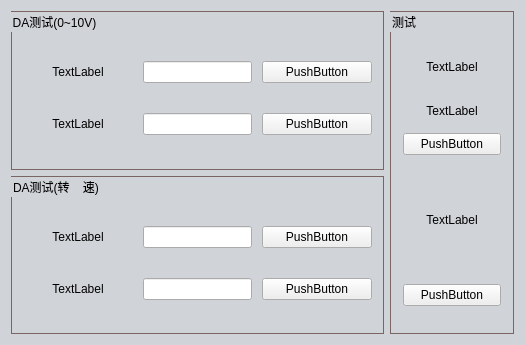
<?xml version="1.0" encoding="UTF-8"?>
<ui version="4.0">
 <class>QWidgetShowParams_ZM662DAConfig</class>
 <widget class="QWidget" name="QWidgetShowParams_ZM662DAConfig">
  <property name="geometry">
   <rect>
    <x>0</x>
    <y>0</y>
    <width>525</width>
    <height>345</height>
   </rect>
  </property>
  <property name="windowTitle">
   <string>Form</string>
  </property>
  <property name="styleSheet">
   <string notr="true">QWidget#QWidgetShowParams_ZM662DAConfig
{
	background-color:#D0D3D8;
}</string>
  </property>
  <layout class="QGridLayout" name="gridLayout">
   <item row="0" column="0">
    <layout class="QHBoxLayout" name="horizontalLayout" stretch="3,1">
     <item>
      <layout class="QVBoxLayout" name="verticalLayout">
       <item>
        <widget class="QGroupBox" name="groupBox">
         <property name="styleSheet">
          <string notr="true">QWidget#groupBox
{
	border:1px solid rgb(122, 100, 100);
}</string>
         </property>
         <property name="title">
          <string>DA测试(0~10V)</string>
         </property>
         <layout class="QVBoxLayout" name="verticalLayout_2">
          <property name="spacing">
           <number>0</number>
          </property>
          <property name="leftMargin">
           <number>9</number>
          </property>
          <property name="topMargin">
           <number>0</number>
          </property>
          <property name="rightMargin">
           <number>9</number>
          </property>
          <property name="bottomMargin">
           <number>0</number>
          </property>
          <item>
           <layout class="QHBoxLayout" name="horizontalLayout_2" stretch="1,1,1">
            <property name="spacing">
             <number>10</number>
            </property>
            <item>
             <widget class="QLabel" name="label_voltage1">
              <property name="layoutDirection">
               <enum>Qt::LeftToRight</enum>
              </property>
              <property name="text">
               <string>TextLabel</string>
              </property>
              <property name="alignment">
               <set>Qt::AlignCenter</set>
              </property>
             </widget>
            </item>
            <item>
             <widget class="QLineEditStandard" name="line_voltage1">
              <property name="alignment">
               <set>Qt::AlignCenter</set>
              </property>
             </widget>
            </item>
            <item>
             <widget class="QPushButton" name="btn_voltage1">
              <property name="text">
               <string>PushButton</string>
              </property>
             </widget>
            </item>
           </layout>
          </item>
          <item>
           <layout class="QHBoxLayout" name="horizontalLayout_3" stretch="1,1,1">
            <property name="spacing">
             <number>10</number>
            </property>
            <item>
             <widget class="QLabel" name="label_voltage2">
              <property name="text">
               <string>TextLabel</string>
              </property>
              <property name="alignment">
               <set>Qt::AlignCenter</set>
              </property>
             </widget>
            </item>
            <item>
             <widget class="QLineEditStandard" name="line_voltage2">
              <property name="alignment">
               <set>Qt::AlignCenter</set>
              </property>
             </widget>
            </item>
            <item>
             <widget class="QPushButton" name="btn_voltage2">
              <property name="text">
               <string>PushButton</string>
              </property>
             </widget>
            </item>
           </layout>
          </item>
         </layout>
        </widget>
       </item>
       <item>
        <widget class="QGroupBox" name="groupBox_2">
         <property name="styleSheet">
          <string notr="true">QWidget#groupBox_2
{
	border:1px solid rgb(122, 100, 100);
}</string>
         </property>
         <property name="title">
          <string>DA测试(转    速)</string>
         </property>
         <layout class="QGridLayout" name="gridLayout_2">
          <property name="leftMargin">
           <number>9</number>
          </property>
          <property name="topMargin">
           <number>0</number>
          </property>
          <property name="rightMargin">
           <number>9</number>
          </property>
          <property name="bottomMargin">
           <number>0</number>
          </property>
          <property name="spacing">
           <number>0</number>
          </property>
          <item row="0" column="0">
           <layout class="QHBoxLayout" name="horizontalLayout_6" stretch="1,1,1">
            <property name="spacing">
             <number>10</number>
            </property>
            <item>
             <widget class="QLabel" name="label_speed1">
              <property name="text">
               <string>TextLabel</string>
              </property>
              <property name="alignment">
               <set>Qt::AlignCenter</set>
              </property>
             </widget>
            </item>
            <item>
             <widget class="QLineEditStandard" name="line_speed1">
              <property name="alignment">
               <set>Qt::AlignCenter</set>
              </property>
             </widget>
            </item>
            <item>
             <widget class="QPushButton" name="btn_speed1">
              <property name="text">
               <string>PushButton</string>
              </property>
             </widget>
            </item>
           </layout>
          </item>
          <item row="1" column="0">
           <layout class="QHBoxLayout" name="horizontalLayout_7" stretch="1,1,1">
            <property name="spacing">
             <number>10</number>
            </property>
            <item>
             <widget class="QLabel" name="label_speed2">
              <property name="text">
               <string>TextLabel</string>
              </property>
              <property name="alignment">
               <set>Qt::AlignCenter</set>
              </property>
             </widget>
            </item>
            <item>
             <widget class="QLineEditStandard" name="line_speed2">
              <property name="alignment">
               <set>Qt::AlignCenter</set>
              </property>
             </widget>
            </item>
            <item>
             <widget class="QPushButton" name="btn_speed2">
              <property name="text">
               <string>PushButton</string>
              </property>
             </widget>
            </item>
           </layout>
          </item>
         </layout>
        </widget>
       </item>
      </layout>
     </item>
     <item>
      <widget class="QGroupBox" name="groupBox_3">
       <property name="styleSheet">
        <string notr="true">QWidget#groupBox_3
{
	border:1px solid rgb(122, 100, 100);
}</string>
       </property>
       <property name="title">
        <string>测试</string>
       </property>
       <layout class="QVBoxLayout" name="verticalLayout_4" stretch="1,1,1,3,1">
        <property name="spacing">
         <number>2</number>
        </property>
        <property name="leftMargin">
         <number>10</number>
        </property>
        <property name="topMargin">
         <number>15</number>
        </property>
        <property name="rightMargin">
         <number>10</number>
        </property>
        <property name="bottomMargin">
         <number>25</number>
        </property>
        <item>
         <widget class="QLabel" name="label_mainspeed">
          <property name="text">
           <string>TextLabel</string>
          </property>
          <property name="alignment">
           <set>Qt::AlignCenter</set>
          </property>
         </widget>
        </item>
        <item>
         <widget class="QLabel" name="label_mainspeedvalue">
          <property name="text">
           <string>TextLabel</string>
          </property>
          <property name="alignment">
           <set>Qt::AlignCenter</set>
          </property>
         </widget>
        </item>
        <item>
         <widget class="QPushButton" name="btn_speedtest">
          <property name="text">
           <string>PushButton</string>
          </property>
         </widget>
        </item>
        <item>
         <widget class="QLabel" name="label_pixp">
          <property name="layoutDirection">
           <enum>Qt::LeftToRight</enum>
          </property>
          <property name="text">
           <string>TextLabel</string>
          </property>
          <property name="alignment">
           <set>Qt::AlignCenter</set>
          </property>
         </widget>
        </item>
        <item>
         <widget class="QPushButton" name="btn_wiretest">
          <property name="text">
           <string>PushButton</string>
          </property>
         </widget>
        </item>
       </layout>
      </widget>
     </item>
    </layout>
   </item>
  </layout>
 </widget>
 <customwidgets>
  <customwidget>
   <class>QLineEditStandard</class>
   <extends>QLineEdit</extends>
   <header>widgets/qlineeditstandard.h</header>
  </customwidget>
 </customwidgets>
 <resources/>
 <connections/>
</ui>
